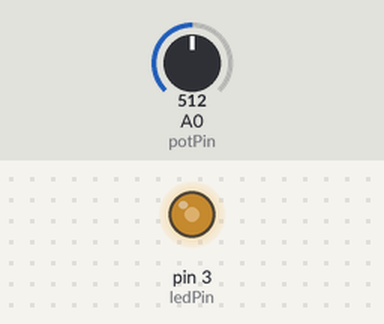
A sketch run on a simulated Arduino Uno, built with avr-gcc and run on an emulated ATmega328P. Shown: output pins drawn as LEDs (lit = HIGH). The test bench sets the inputs (shaded band); at power-on: A0 (potPin) = 512.

Above: at 1.2 s.
1.3 s: A0 (potPin) set to 716
At 2.1 s:
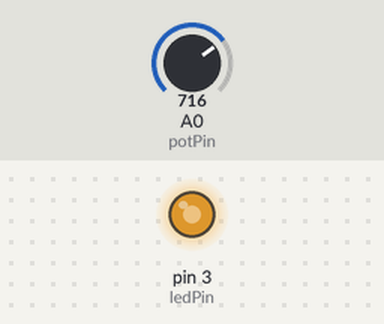
2.8 s: A0 (potPin) set to 900
At 3.2 s:
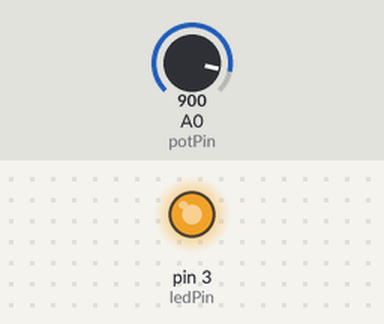
4.3 s: A0 (potPin) set to 122
At 5.5 s:
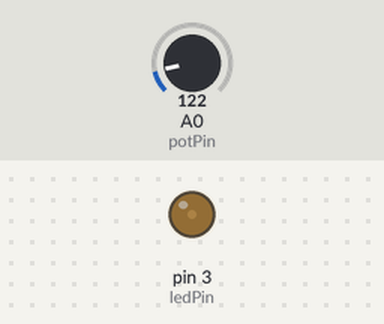
5.8 s: A0 (potPin) set to 0
At 6.7 s:
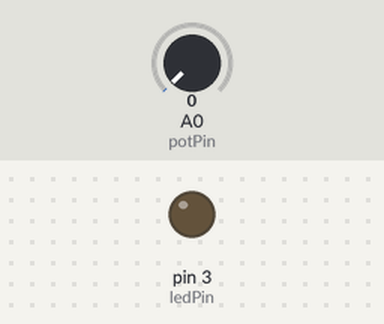
7.3 s: A0 (potPin) set to 511
At 7.9 s:
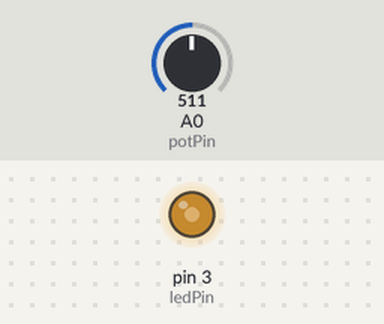
Timing chart, 0 to 9.8 s (numbered marks = the images above; inputs shaded):
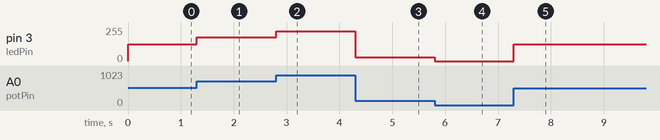

The sketch:

pot_to_led.ino
```cpp
const int potPin = A0;  // Analog input pin that the potentiometer is attached to
const int ledPin = 3; // PWM pin

int potVal;        // value read from the pot
int ledVal;

void setup()
{
  pinMode(ledPin, OUTPUT);
}

void loop()
{
  // read the analog in value:
  potVal = analogRead(potPin);

  // map the range [0,1023] to [0,255]
  ledVal = map(potVal, 0, 1023, 0, 255);
  analogWrite(ledPin, ledVal);

  // wait 2 milliseconds before the next loop for the analog-to-digital
  // converter to settle after the last reading:
  delay(2);
}
```

Measured:
- after the input at 1.3 s, pin 3 (ledPin): 127/255 → 178/255 at once
- after the input at 2.8 s, pin 3 (ledPin): 178/255 → 224/255 at once
- after the input at 4.3 s, pin 3 (ledPin): 224/255 → 30/255 at once
- after the input at 5.8 s, pin 3 (ledPin): 30/255 → 0/255 at once
- after the input at 7.3 s, pin 3 (ledPin): 0/255 → 127/255 at once
